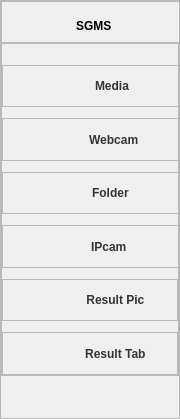
           <widget class="QFrame" name="leftBox">
            <property name="sizePolicy">
             <sizepolicy hsizetype="Fixed" vsizetype="Expanding">
              <horstretch>0</horstretch>
              <verstretch>0</verstretch>
             </sizepolicy>
            </property>
            <property name="minimumSize">
             <size>
              <width>180</width>
              <height>0</height>
             </size>
            </property>
            <property name="maximumSize">
             <size>
              <width>180</width>
              <height>16777215</height>
             </size>
            </property>
            <property name="styleSheet">
             <string notr="true">QFrame#leftBox  {
    /*background-color: rgba(255, 255, 255, 80%);*/
    border: 0px solid rgba(0, 0, 0, 40%);
	border-top:none;
	border-bottom:none;
	border-left:none;
}
</string>
            </property>
            <property name="frameShape">
             <enum>QFrame::Shape::StyledPanel</enum>
            </property>
            <property name="frameShadow">
             <enum>QFrame::Shadow::Raised</enum>
            </property>
            <layout class="QVBoxLayout" name="verticalLayout_2" stretch="10,80,10">
             <property name="spacing">
              <number>0</number>
             </property>
             <property name="leftMargin">
              <number>0</number>
             </property>
             <property name="topMargin">
              <number>0</number>
             </property>
             <property name="rightMargin">
              <number>0</number>
             </property>
             <property name="bottomMargin">
              <number>0</number>
             </property>
             <item>
              <widget class="QFrame" name="leftbox_top">
               <property name="sizePolicy">
                <sizepolicy hsizetype="Expanding" vsizetype="Preferred">
                 <horstretch>0</horstretch>
                 <verstretch>0</verstretch>
                </sizepolicy>
               </property>
               <property name="minimumSize">
                <size>
                 <width>180</width>
                 <height>0</height>
                </size>
               </property>
               <property name="frameShape">
                <enum>QFrame::Shape::StyledPanel</enum>
               </property>
               <property name="frameShadow">
                <enum>QFrame::Shadow::Raised</enum>
               </property>
               <layout class="QHBoxLayout" name="horizontalLayout_8" stretch="6">
                <property name="spacing">
                 <number>5</number>
                </property>
                <property name="leftMargin">
                 <number>10</number>
                </property>
                <property name="topMargin">
                 <number>10</number>
                </property>
                <property name="rightMargin">
                 <number>15</number>
                </property>
                <property name="bottomMargin">
                 <number>3</number>
                </property>
                <item>
                 <widget class="QFrame" name="SGMS">
                  <property name="minimumSize">
                   <size>
                    <width>160</width>
                    <height>0</height>
                   </size>
                  </property>
                  <property name="maximumSize">
                   <size>
                    <width>160</width>
                    <height>180</height>
                   </size>
                  </property>
                  <property name="styleSheet">
                   <string notr="true">QLabel{
	color: black;
	font: 600 italic 9pt &quot;Segoe UI&quot;;
	font-weight: bold;
}
QFrame{
	border:none;
}</string>
                  </property>
                  <property name="frameShape">
                   <enum>QFrame::Shape::StyledPanel</enum>
                  </property>
                  <property name="frameShadow">
                   <enum>QFrame::Shadow::Raised</enum>
                  </property>
                  <layout class="QVBoxLayout" name="verticalLayout_20">
                   <property name="spacing">
                    <number>0</number>
                   </property>
                   <property name="leftMargin">
                    <number>5</number>
                   </property>
                   <property name="topMargin">
                    <number>0</number>
                   </property>
                   <property name="rightMargin">
                    <number>0</number>
                   </property>
                   <property name="bottomMargin">
                    <number>0</number>
                   </property>
                   <item alignment="Qt::AlignmentFlag::AlignHCenter">
                    <widget class="QLabel" name="label_3">
                     <property name="text">
                      <string>SGMS</string>
                     </property>
                    </widget>
                   </item>
                  </layout>
                 </widget>
                </item>
               </layout>
              </widget>
             </item>
             <item>
              <widget class="QFrame" name="leftbox_bottom">
               <property name="sizePolicy">
                <sizepolicy hsizetype="Preferred" vsizetype="Preferred">
                 <horstretch>0</horstretch>
                 <verstretch>0</verstretch>
                </sizepolicy>
               </property>
               <property name="minimumSize">
                <size>
                 <width>0</width>
                 <height>0</height>
                </size>
               </property>
               <property name="maximumSize">
                <size>
                 <width>16777215</width>
                 <height>16777215</height>
                </size>
               </property>
               <property name="styleSheet">
                <string notr="true">QPushButton#src_menu{
	background-image: url(:/leftbox/images/newsize/menu.png);
}
QPushButton#src_folder{
	background-image: url(:/leftbox/images/newsize/folder.png);

}
QPushButton#src_camera{
	background-image: url(:/leftbox/images/newsize/security-camera.png);
}
QPushButton#src_img{
	background-image: url(:/leftbox/images/newsize/gallery.png);
}
QPushButton#src_webcam{
	background-image: url(:/leftbox/images/newsize/photo-camera.png);
}
QPushButton#src_setting{
	background-image:url(:/leftbox/images/newsize/setting.png);
}
QPushButton#src_vsmode{
	background-image:url(:/leftbox/images/newsize/vs.png);
}
QPushButton#src_result{
	background-image:url(:/leftbox/images/newsize/statistics.png);
}
QPushButton#src_table{
	background-image:url(:/leftbox/images/newsize/table.png);
}
QPushButton{
	border:none;
	text-align: center;
	background-repeat: no-repeat;
	background-position: left center;
	border-left: 23px solid transparent;
	color: rgba(0, 0, 0, 199);
	font: 12pt &quot;Times New Roman&quot;;
	font-weight: bold;
	padding-left: 15px;
}
QFrame#cameraBox:hover{
	background-color: rgba(114, 129, 214, 59);
}
QFrame#folderBox:hover{
	background-color: rgba(114, 129, 214, 59);
}
QFrame#imgBox:hover{
	background-color: rgba(114, 129, 214, 59);
}
QFrame#menuBox:hover{
	background-color: rgba(114, 129, 214, 59);
}
QFrame#webcamBox:hover{
	background-color: rgba(114, 129, 214, 59);
}
QFrame#manageBox:hover{
	background-color: rgba(114, 129, 214, 59);
}
QFrame#vsBox:hover{
	background-color: rgba(114, 129, 214, 59);
}
QFrame#resultBox:hover{
	background-color: rgba(114, 129, 214, 59);
}
QFrame#tableBox:hover{
	background-color: rgba(114, 129, 214, 59);
}</string>
               </property>
               <property name="frameShape">
                <enum>QFrame::Shape::StyledPanel</enum>
               </property>
               <property name="frameShadow">
                <enum>QFrame::Shadow::Raised</enum>
               </property>
               <layout class="QVBoxLayout" name="verticalLayout_3" stretch="1,4,1,4,1,4,1,4,1,4,1,4">
                <property name="spacing">
                 <number>0</number>
                </property>
                <property name="leftMargin">
                 <number>0</number>
                </property>
                <property name="topMargin">
                 <number>10</number>
                </property>
                <property name="rightMargin">
                 <number>0</number>
                </property>
                <property name="bottomMargin">
                 <number>0</number>
                </property>
                <item>
                 <spacer name="zSpacer1">
                  <property name="orientation">
                   <enum>Qt::Orientation::Vertical</enum>
                  </property>
                  <property name="sizeHint" stdset="0">
                   <size>
                    <width>20</width>
                    <height>40</height>
                   </size>
                  </property>
                 </spacer>
                </item>
                <item>
                 <widget class="QFrame" name="imgBox">
                  <property name="minimumSize">
                   <size>
                    <width>180</width>
                    <height>0</height>
                   </size>
                  </property>
                  <property name="maximumSize">
                   <size>
                    <width>180</width>
                    <height>16777215</height>
                   </size>
                  </property>
                  <property name="layoutDirection">
                   <enum>Qt::LayoutDirection::LeftToRight</enum>
                  </property>
                  <property name="frameShape">
                   <enum>QFrame::Shape::StyledPanel</enum>
                  </property>
                  <property name="frameShadow">
                   <enum>QFrame::Shadow::Raised</enum>
                  </property>
                  <layout class="QHBoxLayout" name="horizontalLayout_4">
                   <property name="spacing">
                    <number>0</number>
                   </property>
                   <property name="leftMargin">
                    <number>0</number>
                   </property>
                   <property name="topMargin">
                    <number>0</number>
                   </property>
                   <property name="rightMargin">
                    <number>0</number>
                   </property>
                   <property name="bottomMargin">
                    <number>0</number>
                   </property>
                   <item alignment="Qt::AlignmentFlag::AlignLeft">
                    <widget class="QPushButton" name="src_img">
                     <property name="sizePolicy">
                      <sizepolicy hsizetype="Expanding" vsizetype="Preferred">
                       <horstretch>0</horstretch>
                       <verstretch>0</verstretch>
                      </sizepolicy>
                     </property>
                     <property name="minimumSize">
                      <size>
                       <width>180</width>
                       <height>0</height>
                      </size>
                     </property>
                     <property name="maximumSize">
                      <size>
                       <width>180</width>
                       <height>16777215</height>
                      </size>
                     </property>
                     <property name="text">
                      <string>Media</string>
                     </property>
                     <property name="iconSize">
                      <size>
                       <width>30</width>
                       <height>30</height>
                      </size>
                     </property>
                    </widget>
                   </item>
                  </layout>
                 </widget>
                </item>
                <item>
                 <spacer name="zSpacer2">
                  <property name="orientation">
                   <enum>Qt::Orientation::Vertical</enum>
                  </property>
                  <property name="sizeHint" stdset="0">
                   <size>
                    <width>20</width>
                    <height>40</height>
                   </size>
                  </property>
                 </spacer>
                </item>
                <item>
                 <widget class="QFrame" name="webcamBox">
                  <property name="minimumSize">
                   <size>
                    <width>180</width>
                    <height>0</height>
                   </size>
                  </property>
                  <property name="maximumSize">
                   <size>
                    <width>180</width>
                    <height>16777215</height>
                   </size>
                  </property>
                  <property name="layoutDirection">
                   <enum>Qt::LayoutDirection::LeftToRight</enum>
                  </property>
                  <property name="frameShape">
                   <enum>QFrame::Shape::StyledPanel</enum>
                  </property>
                  <property name="frameShadow">
                   <enum>QFrame::Shadow::Raised</enum>
                  </property>
                  <layout class="QHBoxLayout" name="horizontalLayout_7">
                   <property name="spacing">
                    <number>0</number>
                   </property>
                   <property name="leftMargin">
                    <number>0</number>
                   </property>
                   <property name="topMargin">
                    <number>0</number>
                   </property>
                   <property name="rightMargin">
                    <number>0</number>
                   </property>
                   <property name="bottomMargin">
                    <number>0</number>
                   </property>
                   <item alignment="Qt::AlignmentFlag::AlignLeft">
                    <widget class="QPushButton" name="src_webcam">
                     <property name="sizePolicy">
                      <sizepolicy hsizetype="Expanding" vsizetype="Preferred">
                       <horstretch>0</horstretch>
                       <verstretch>0</verstretch>
                      </sizepolicy>
                     </property>
                     <property name="minimumSize">
                      <size>
                       <width>180</width>
                       <height>0</height>
                      </size>
                     </property>
                     <property name="maximumSize">
                      <size>
                       <width>180</width>
                       <height>16777215</height>
                      </size>
                     </property>
                     <property name="layoutDirection">
                      <enum>Qt::LayoutDirection::LeftToRight</enum>
                     </property>
                     <property name="text">
                      <string> Webcam</string>
                     </property>
                     <property name="iconSize">
                      <size>
                       <width>30</width>
                       <height>30</height>
                      </size>
                     </property>
                    </widget>
                   </item>
                  </layout>
                 </widget>
                </item>
                <item>
                 <spacer name="zSpacer4">
                  <property name="orientation">
                   <enum>Qt::Orientation::Vertical</enum>
                  </property>
                  <property name="sizeHint" stdset="0">
                   <size>
                    <width>20</width>
                    <height>40</height>
                   </size>
                  </property>
                 </spacer>
                </item>
                <item>
                 <widget class="QFrame" name="folderBox">
                  <property name="minimumSize">
                   <size>
                    <width>180</width>
                    <height>0</height>
                   </size>
                  </property>
                  <property name="maximumSize">
                   <size>
                    <width>180</width>
                    <height>16777215</height>
                   </size>
                  </property>
                  <property name="layoutDirection">
                   <enum>Qt::LayoutDirection::LeftToRight</enum>
                  </property>
                  <property name="frameShape">
                   <enum>QFrame::Shape::StyledPanel</enum>
                  </property>
                  <property name="frameShadow">
                   <enum>QFrame::Shadow::Raised</enum>
                  </property>
                  <layout class="QHBoxLayout" name="horizontalLayout_6">
                   <property name="spacing">
                    <number>0</number>
                   </property>
                   <property name="leftMargin">
                    <number>0</number>
                   </property>
                   <property name="topMargin">
                    <number>0</number>
                   </property>
                   <property name="rightMargin">
                    <number>0</number>
                   </property>
                   <property name="bottomMargin">
                    <number>0</number>
                   </property>
                   <item alignment="Qt::AlignmentFlag::AlignLeft">
                    <widget class="QPushButton" name="src_folder">
                     <property name="sizePolicy">
                      <sizepolicy hsizetype="Expanding" vsizetype="Preferred">
                       <horstretch>0</horstretch>
                       <verstretch>0</verstretch>
                      </sizepolicy>
                     </property>
                     <property name="minimumSize">
                      <size>
                       <width>180</width>
                       <height>0</height>
                      </size>
                     </property>
                     <property name="maximumSize">
                      <size>
                       <width>180</width>
                       <height>16777215</height>
                      </size>
                     </property>
                     <property name="text">
                      <string> Folder  </string>
                     </property>
                     <property name="iconSize">
                      <size>
                       <width>30</width>
                       <height>30</height>
                      </size>
                     </property>
                     <property name="shortcut">
                      <string>Ctrl+S</string>
                     </property>
                    </widget>
                   </item>
                  </layout>
                 </widget>
                </item>
                <item>
                 <spacer name="verticalSpacer">
                  <property name="orientation">
                   <enum>Qt::Orientation::Vertical</enum>
                  </property>
                  <property name="sizeHint" stdset="0">
                   <size>
                    <width>20</width>
                    <height>40</height>
                   </size>
                  </property>
                 </spacer>
                </item>
                <item>
                 <widget class="QFrame" name="cameraBox">
                  <property name="minimumSize">
                   <size>
                    <width>180</width>
                    <height>0</height>
                   </size>
                  </property>
                  <property name="maximumSize">
                   <size>
                    <width>180</width>
                    <height>16777215</height>
                   </size>
                  </property>
                  <property name="layoutDirection">
                   <enum>Qt::LayoutDirection::LeftToRight</enum>
                  </property>
                  <property name="frameShape">
                   <enum>QFrame::Shape::StyledPanel</enum>
                  </property>
                  <property name="frameShadow">
                   <enum>QFrame::Shadow::Raised</enum>
                  </property>
                  <layout class="QHBoxLayout" name="horizontalLayout_5">
                   <property name="spacing">
                    <number>0</number>
                   </property>
                   <property name="leftMargin">
                    <number>0</number>
                   </property>
                   <property name="topMargin">
                    <number>0</number>
                   </property>
                   <property name="rightMargin">
                    <number>0</number>
                   </property>
                   <property name="bottomMargin">
                    <number>0</number>
                   </property>
                   <item alignment="Qt::AlignmentFlag::AlignLeft">
                    <widget class="QPushButton" name="src_camera">
                     <property name="sizePolicy">
                      <sizepolicy hsizetype="Expanding" vsizetype="Preferred">
                       <horstretch>0</horstretch>
                       <verstretch>0</verstretch>
                      </sizepolicy>
                     </property>
                     <property name="minimumSize">
                      <size>
                       <width>180</width>
                       <height>0</height>
                      </size>
                     </property>
                     <property name="maximumSize">
                      <size>
                       <width>180</width>
                       <height>16777215</height>
                      </size>
                     </property>
                     <property name="text">
                      <string>IPcam  </string>
                     </property>
                     <property name="iconSize">
                      <size>
                       <width>30</width>
                       <height>30</height>
                      </size>
                     </property>
                    </widget>
                   </item>
                  </layout>
                 </widget>
                </item>
                <item>
                 <spacer name="zSpacer3">
                  <property name="orientation">
                   <enum>Qt::Orientation::Vertical</enum>
                  </property>
                  <property name="sizeHint" stdset="0">
                   <size>
                    <width>20</width>
                    <height>40</height>
                   </size>
                  </property>
                 </spacer>
                </item>
                <item>
                 <widget class="QFrame" name="resultBox">
                  <property name="frameShape">
                   <enum>QFrame::Shape::StyledPanel</enum>
                  </property>
                  <property name="frameShadow">
                   <enum>QFrame::Shadow::Raised</enum>
                  </property>
                  <layout class="QHBoxLayout" name="horizontalLayout_27">
                   <property name="spacing">
                    <number>0</number>
                   </property>
                   <property name="leftMargin">
                    <number>0</number>
                   </property>
                   <property name="topMargin">
                    <number>0</number>
                   </property>
                   <property name="rightMargin">
                    <number>0</number>
                   </property>
                   <property name="bottomMargin">
                    <number>0</number>
                   </property>
                   <item>
                    <widget class="QPushButton" name="src_result">
                     <property name="sizePolicy">
                      <sizepolicy hsizetype="Expanding" vsizetype="Preferred">
                       <horstretch>0</horstretch>
                       <verstretch>0</verstretch>
                      </sizepolicy>
                     </property>
                     <property name="minimumSize">
                      <size>
                       <width>180</width>
                       <height>0</height>
                      </size>
                     </property>
                     <property name="maximumSize">
                      <size>
                       <width>180</width>
                       <height>16777215</height>
                      </size>
                     </property>
                     <property name="text">
                      <string>    Result Pic  </string>
                     </property>
                     <property name="iconSize">
                      <size>
                       <width>30</width>
                       <height>30</height>
                      </size>
                     </property>
                    </widget>
                   </item>
                  </layout>
                 </widget>
                </item>
                <item>
                 <spacer name="verticalSpacer_5">
                  <property name="orientation">
                   <enum>Qt::Orientation::Vertical</enum>
                  </property>
                  <property name="sizeHint" stdset="0">
                   <size>
                    <width>20</width>
                    <height>40</height>
                   </size>
                  </property>
                 </spacer>
                </item>
                <item>
                 <widget class="QFrame" name="tableBox">
                  <property name="frameShape">
                   <enum>QFrame::Shape::StyledPanel</enum>
                  </property>
                  <property name="frameShadow">
                   <enum>QFrame::Shadow::Raised</enum>
                  </property>
                  <layout class="QHBoxLayout" name="horizontalLayout_28">
                   <property name="spacing">
                    <number>0</number>
                   </property>
                   <property name="leftMargin">
                    <number>0</number>
                   </property>
                   <property name="topMargin">
                    <number>0</number>
                   </property>
                   <property name="rightMargin">
                    <number>0</number>
                   </property>
                   <property name="bottomMargin">
                    <number>0</number>
                   </property>
                   <item>
                    <widget class="QPushButton" name="src_table">
                     <property name="sizePolicy">
                      <sizepolicy hsizetype="Expanding" vsizetype="Preferred">
                       <horstretch>0</horstretch>
                       <verstretch>0</verstretch>
                      </sizepolicy>
                     </property>
                     <property name="minimumSize">
                      <size>
                       <width>180</width>
                       <height>0</height>
                      </size>
                     </property>
                     <property name="maximumSize">
                      <size>
                       <width>180</width>
                       <height>16777215</height>
                      </size>
                     </property>
                     <property name="text">
                      <string>    Result Tab  </string>
                     </property>
                     <property name="iconSize">
                      <size>
                       <width>30</width>
                       <height>30</height>
                      </size>
                     </property>
                    </widget>
                   </item>
                  </layout>
                 </widget>
                </item>
               </layout>
              </widget>
             </item>
             <item>
              <spacer name="verticalSpacer_2">
               <property name="orientation">
                <enum>Qt::Orientation::Vertical</enum>
               </property>
               <property name="sizeHint" stdset="0">
                <size>
                 <width>20</width>
                 <height>40</height>
                </size>
               </property>
              </spacer>
             </item>
            </layout>
           </widget>
